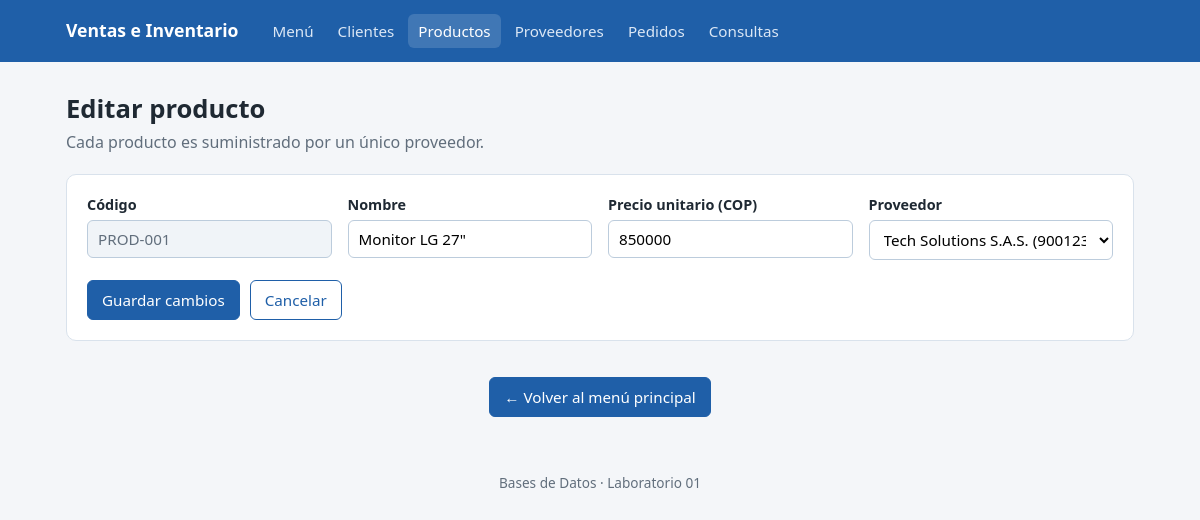
/productos/PROD-001/editar, run on the app's committed database.
### tables this page shows
CREATE TABLE Producto (
                codigo TEXT PRIMARY KEY,
                nit_proveedor TEXT NOT NULL,
                nombre TEXT NOT NULL,
                precio_unitario INTEGER NOT NULL,
                FOREIGN KEY (nit_proveedor) REFERENCES Proveedor (nit)
                    ON UPDATE CASCADE ON DELETE RESTRICT
            );

### src/routes/productos.py (the view, shortened to what this page needs)
@productos_bp.route("/<codigo>/editar", methods=["GET", "POST"])
def editar(codigo: str) -> Any:
    prod_model, prov_model = _get_models()
    current_record = prod_model.get_by_id(codigo) or abort(404)
    return render_template(
        "productos/form.html",
        p=current_record,
        proveedores=prov_model.get_all(),
        editar=True,
    )

### src/models/producto_model.py (called while the page is built)
    def __new__(cls, *args: Any, **kwargs: Any) -> "ProductoModel":
        if cls._instance is None:
            instance = super().__new__(cls)
            instance._initialized = False  # type: ignore[attr-defined]
            cls._instance = instance
        return cls._instance

    def _get_connection(self) -> sqlite3.Connection:
        conn = sqlite3.connect(self.db_path)
        conn.row_factory = sqlite3.Row
        conn.execute("PRAGMA foreign_keys = ON;")
        return conn

    def get_by_id(self, codigo: str) -> dict[str, Any] | None:
        try:
            with self._get_connection() as conn:
                cursor = conn.cursor()
                cursor.execute(
                    "SELECT codigo, nit_proveedor, nombre, precio_unitario FROM Producto WHERE codigo = ?",
                    (codigo,),
                )
                row = cursor.fetchone()
                return dict(row) if row else None
        except sqlite3.Error as e:
            logger.error(f"Error retrieving product {codigo}: {e}")
            return None

### src/models/proveedor_model.py (called while the page is built)
    def __new__(cls, *args: Any, **kwargs: Any) -> "ProveedorModel":
        if cls._instance is None:
            instance = super().__new__(cls)
            instance._initialized = False  # type: ignore[attr-defined]
            cls._instance = instance
        return cls._instance

    def _get_connection(self) -> sqlite3.Connection:
        conn = sqlite3.connect(self.db_path)
        conn.row_factory = sqlite3.Row
        conn.execute("PRAGMA foreign_keys = ON;")
        return conn

    def get_all(self) -> list[dict[str, Any]]:
        try:
            with self._get_connection() as conn:
                cursor = conn.cursor()
                cursor.execute("SELECT nit, nombre, direccion FROM Proveedor")
                rows = cursor.fetchall()
                return [dict(row) for row in rows]
        except sqlite3.Error as e:
            logger.error(f"Error retrieving suppliers: {e}")
            return []

### src/routes/productos.py (called while the page is built)
def _get_models() -> tuple[models.ProductoModel, models.ProveedorModel]:
    db_path = current_app.config["DB_PATH"]
    return models.ProductoModel(db_path=db_path), models.ProveedorModel(db_path=db_path)

### src/templates/productos/form.html (shortened to what this page needs)
{% extends "base.html" %}
{% block contenido %}
  <h1>{{ 'Editar producto' if editar else 'Nuevo producto' }}</h1>
  <p class="subtitulo">Cada producto es suministrado por un único proveedor.</p>
  <form method="post" class="panel">
    <div class="form-grid">
      <div>
        <label for="codigo">Código</label>
        <input
          id="codigo"
          name="codigo"
          value="{{ p.codigo or '' }}"
          maxlength="20"
          required
          {{ 'readonly' if editar }}
        >
      </div>
      <div>
        <label for="nombre">Nombre</label>
        <input
          id="nombre"
          name="nombre"
          value="{{ p.nombre or '' }}"
          maxlength="80"
          required
        >
      </div>
      <div>
        <label for="precio_unitario">Precio unitario (COP)</label>
        <input
          id="precio_unitario"
          name="precio_unitario"
          type="number"
          min="0"
          step="1"
          placeholder="850000"
          value="{{ p.precio_unitario or '' }}"
          required
        >
      </div>
      <div>
        <label for="nit_proveedor">Proveedor</label>
        <select id="nit_proveedor" name="nit_proveedor" required>
          {% for prov in proveedores %}
            <option value="{{ prov.nit }}" {{ 'selected' if prov.nit == p.nit_proveedor }}>
              {{ prov.nombre }} ({{ prov.nit }})
            </option>
          {% endfor %}
        </select>
      </div>
    </div>
    <div class="acciones-form">
      <button class="btn" type="submit">
        {{ 'Guardar cambios' if editar else 'Registrar producto' }}
      </button>
      <a class="btn sec" href="{{ url_for('productos.lista') }}">Cancelar</a>
    </div>
  </form>
{% endblock %}

### src/templates/base.html (style rules this page uses)
:root { --bg: #f4f6f9; --panel: #ffffff; --texto: #1f2933; --suave: #616e7c; --borde: #d9e2ec; --primario: #1f5fa8; --primario-osc: #174a85; --peligro: #c0392b; --ok-bg: #e3f6ea; --ok: #1e7a44; --err-bg: #fdecea; }
* { box-sizing: border-box; }
body { margin: 0; font-family: system-ui, "Segoe UI", Roboto, Arial, sans-serif; background: var(--bg); color: var(--texto); line-height: 1.45; }
h1 { font-size: 1.6rem; margin: 0 0 4px; }
.subtitulo { color: var(--suave); margin: 0 0 20px; }
.panel { background: var(--panel); border: 1px solid var(--borde); border-radius: 10px; padding: 20px; }
.btn { display: inline-block; border: 1px solid var(--primario); background: var(--primario); color: #fff; padding: 8px 14px; border-radius: 6px; font-size: .95rem; cursor: pointer; text-decoration: none; font-family: inherit; }
.btn.sec { background: #fff; color: var(--primario); }
.form-grid { display: grid; grid-template-columns: repeat(auto-fit, minmax(240px, 1fr)); gap: 16px; }
label { display: block; font-weight: 600; font-size: .9rem; margin-bottom: 4px; }
input, select { width: 100%; padding: 8px 10px; border: 1px solid #bcccdc; border-radius: 6px; font-size: .95rem; font-family: inherit; background: #fff; }
input[readonly] { background: #f0f4f8; color: var(--suave); }
.acciones-form { margin-top: 20px; display: flex; gap: 10px; }

### data on the page
Producto: codigo "PROD-001", nombre "Monitor LG 27\"", precio_unitario "850000"

### other printed values
{{ 'Editar producto' if editar else 'Nuevo producto' }} "Editar producto"
{{ 'Guardar cambios' if editar else 'Registrar producto' }} "Guardar cambios"
form field nit_proveedor "Tech Solutions S.A.S. (900123456-1)"
